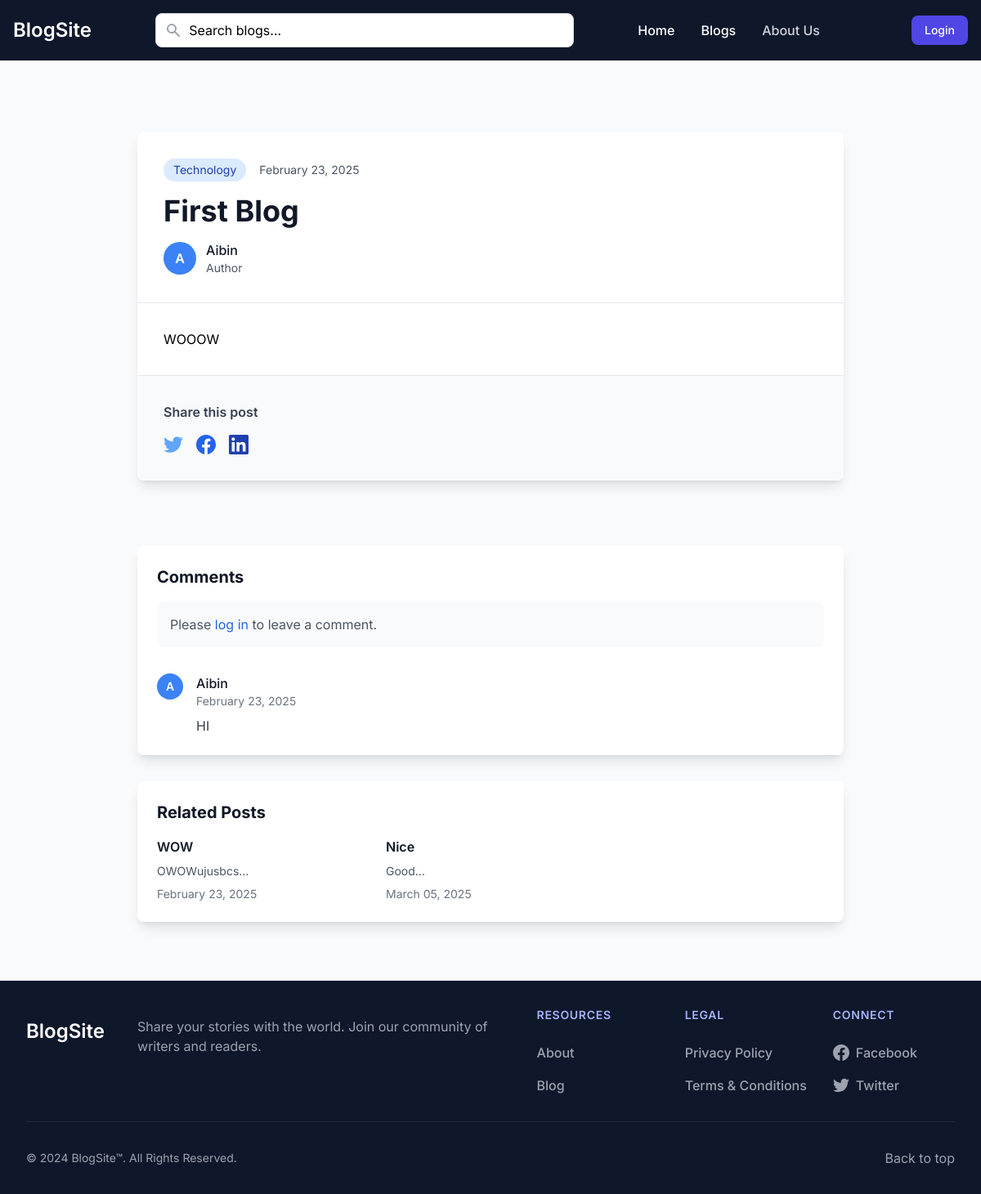
/blog/1, run on an earlier commit of the app's database.
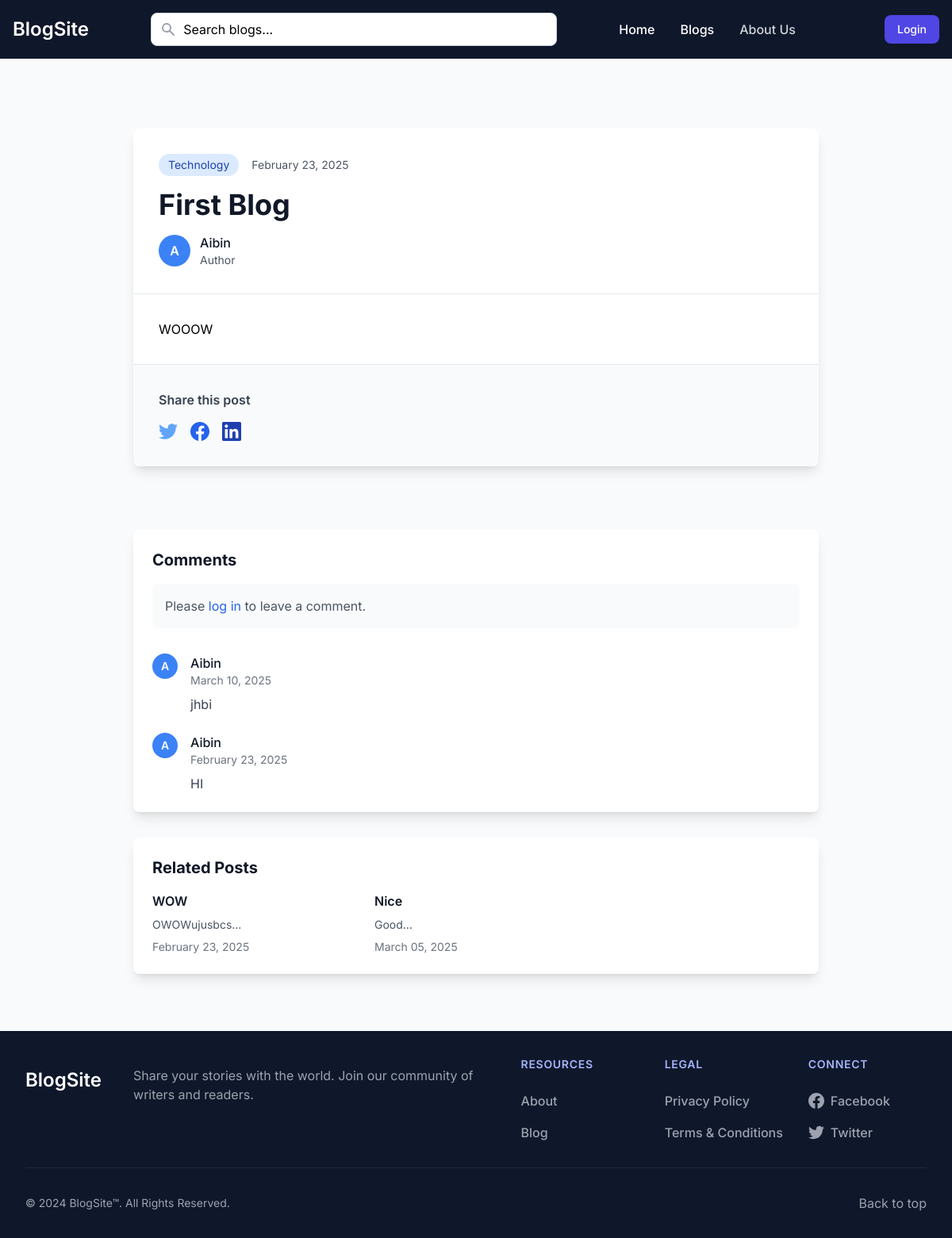
And on a later commit of the database.
### app.py (models this page shows, shortened)
class Comment(db.Model):
    id = db.Column(db.Integer, primary_key=True)
    content = db.Column(db.Text, nullable=False)
    blog_id = db.Column(db.Integer, db.ForeignKey('blog.id'), nullable=False)
    user_id = db.Column(db.Integer, db.ForeignKey('user.id'), nullable=False)
    created_at = db.Column(db.DateTime, default=datetime.utcnow)
    updated_at = db.Column(db.DateTime, default=datetime.utcnow, onupdate=datetime.utcnow)
    user = db.relationship('User', backref='comments')

class User(UserMixin, db.Model):
    id = db.Column(db.Integer, primary_key=True)
    name = db.Column(db.String(100), nullable=False)
    email = db.Column(db.String(120), unique=True, nullable=False)
    password = db.Column(db.String(200), nullable=False)
    is_admin = db.Column(db.Boolean, default=False)
    created_at = db.Column(db.DateTime, nullable=False, default=datetime.utcnow)
    updated_at = db.Column(db.DateTime, default=datetime.utcnow, onupdate=datetime.utcnow)

class Blog(db.Model):
    id = db.Column(db.Integer, primary_key=True)
    title = db.Column(db.String(200), nullable=False)
    content = db.Column(db.Text, nullable=False)
    author_id = db.Column(db.Integer, db.ForeignKey('user.id'), nullable=False)
    category_id = db.Column(db.Integer, db.ForeignKey('category.id'), nullable=False)
    status = db.Column(db.String(20), default='draft')
    moderation_status = db.Column(db.String(20), default='pending')
    moderation_comment = db.Column(db.Text)
    moderated_by = db.Column(db.Integer, db.ForeignKey('user.id'))
    moderated_at = db.Column(db.DateTime)
    created_at = db.Column(db.DateTime, default=datetime.utcnow)
    updated_at = db.Column(db.DateTime, default=datetime.utcnow, onupdate=datetime.utcnow)
    comments = db.relationship('Comment', backref='blog', lazy=True)
    likes = db.relationship('Like', backref='blog', lazy=True)
    author = db.relationship('User', foreign_keys=[author_id], backref='blogs')
    moderator = db.relationship('User', foreign_keys=[moderated_by], backref='moderated_blogs')

### app.py (the view, shortened to what this page needs)
@app.route('/blog/<int:blog_id>', methods=['GET', 'POST'])
def view_blog(blog_id):
    blog = Blog.query.get_or_404(blog_id)
    if (blog.status == 'rejected' or blog.moderation_status == 'rejected') and \
       (not current_user.is_authenticated or not current_user.is_admin):
        abort(404)
    has_liked = False
    if current_user.is_authenticated:
        has_liked = any(like.user_id == current_user.id for like in blog.likes)
    comments = Comment.query.filter_by(blog_id=blog.id)\
        .order_by(Comment.created_at.desc()).all()
    related_blogs = Blog.query.filter(
        Blog.category_id == blog.category_id,
        Blog.id != blog.id,
        Blog.status == 'published'
    ).limit(3).all()
    return render_template('view_blog.html',
                         blog=blog,
                         comments=comments,
                         related_blogs=related_blogs,
                         has_liked=has_liked,
                         user=current_user)

### app.py (called while the page is built)
@app.context_processor
def utility_processor():
    return {
        'POSTS_PER_PAGE': app.config['POSTS_PER_PAGE'],
        'min': min  # Make min() function available in templates
    }

### templates/view_blog.html (shortened to what the changed rows need)
{% extends "base.html" %}
{% block content %}
<div class="max-w-4xl mx-auto my-10 px-4">
    <div class="bg-white rounded-lg shadow-lg overflow-hidden mb-8">
        <div class="p-8">
            <h1 class="text-4xl font-bold text-gray-900 mb-4">{{ blog.title }}</h1>
        </div>
    </div>
    <br><br>
    <div class="bg-white rounded-lg shadow-lg overflow-hidden mb-8">
        <div class="p-6">
            <div class="space-y-6">
                {% for comment in comments %}
                <div class="flex space-x-4">
                    <div class="flex-shrink-0">
                        <div class="w-8 h-8 bg-blue-500 rounded-full flex items-center justify-center text-white text-sm font-semibold">
                            {{ comment.user.name[:1] }}
                        </div>
                    </div>
                    <div class="flex-grow">
                        <div class="flex items-center justify-between">
                            <div>
                                <p class="font-medium text-gray-900">{{ comment.user.name }}</p>
                                <p class="text-gray-500 text-sm">{{ comment.created_at.strftime('%B %d, %Y') }}</p>
                            </div>
                        </div>
                        <div class="mt-2 text-gray-700">
                            {{ comment.content }}
                        </div>
                    </div>
                </div>
                {% else %}
                <p class="text-gray-600 text-center py-4">No comments yet. Be the first to comment!</p>
                {% endfor %}
            </div>
        </div>
    </div>
    {% if related_blogs %}
    <div class="bg-white rounded-lg shadow-lg overflow-hidden">
        <div class="p-6">
            <div class="grid grid-cols-1 md:grid-cols-3 gap-6">
                {% for related in related_blogs %}
                <div class="group">
                    <a href="{{ url_for('view_blog', blog_id=related.id) }}" class="block">
                        <h4 class="font-semibold text-gray-900 group-hover:text-blue-600 transition-colors">
                            {{ related.title }}
                        </h4>
                        <p class="mt-2 text-sm text-gray-600">
                            {{ related.content[:100]|striptags }}...
                        </p>
                        <p class="mt-2 text-sm text-gray-500">
                            {{ related.created_at.strftime('%B %d, %Y') }}
                        </p>
                    </a>
                </div>
                {% endfor %}
            </div>
        </div>
    </div>
    {% endif %}
</div>
{% endblock %}

What changed in the data, as far as the page shows it:
added Comment: user "A", user.name "Aibin", created_at "March 10, 2025", content "jhbi"
